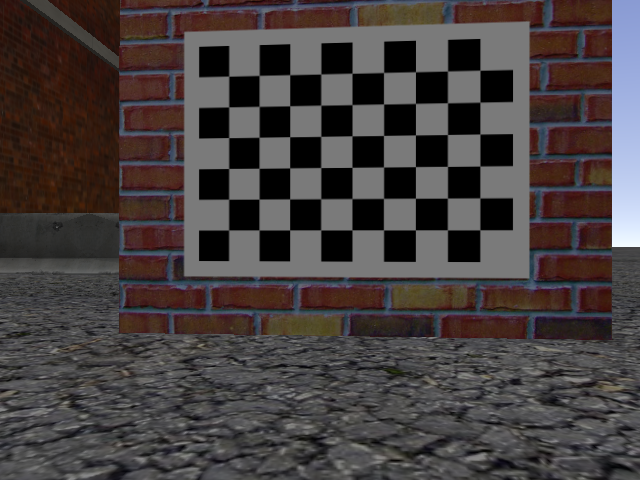
//> input picture detect_poi/cam_calibration_images/1.png, 640 x 480 px; its folder holds only this picture in this run
$ ./calibrate_camera   (built with g++ and OpenCV 4)
//> lines starting //> are read from the running program, lines starting //| are printed output that depends on the picture; after the words box and inside, x2 and y2 are one past the last pixel; in counts of white or black regions, pixels touching at a corner belong together
#include <opencv2/opencv.hpp>
#include <opencv2/calib3d/calib3d.hpp>
#include <opencv2/highgui/highgui.hpp>
#include <opencv2/imgproc/imgproc.hpp>
#include <stdio.h>
#include <iostream>

#include <jsoncpp/json/json.h>

// Defining the dimensions of checkerboard
int CHECKERBOARD[2]{6, 9};

int main()
{
  // Creating vector to store vectors of 3D points for each checkerboard image
  std::vector<std::vector<cv::Point3f>> objpoints;

  // Creating vector to store vectors of 2D points for each checkerboard image
  std::vector<std::vector<cv::Point2f>> imgpoints;

  // Defining the world coordinates for 3D points
  std::vector<cv::Point3f> objp;
  for (int i{0}; i < CHECKERBOARD[1]; i++)
  {
    for (int j{0}; j < CHECKERBOARD[0]; j++)
      objp.push_back(cv::Point3f(j, i, 0));
  }

  // Extracting path of individual image stored in a given directory
  std::vector<cv::String> images;
  // Path of the folder containing checkerboard images
  std::string path = "./cam_calibration_images/*.png";

  cv::glob(path, images);

  cv::Mat frame, gray;
  // vector to store the pixel coordinates of detected checker board corners
  std::vector<cv::Point2f> corner_pts;
  bool success;

  // Looping over all the images in the directory
  for (int i{0}; i < images.size(); i++)
  {
    frame = cv::imread(images[i]);
//> frame is the input picture: 480 rows x 640 cols, CV_8UC3; mean B, G, R 63.6, 63.7, 70.6
    cv::cvtColor(frame, gray, cv::COLOR_BGR2GRAY);
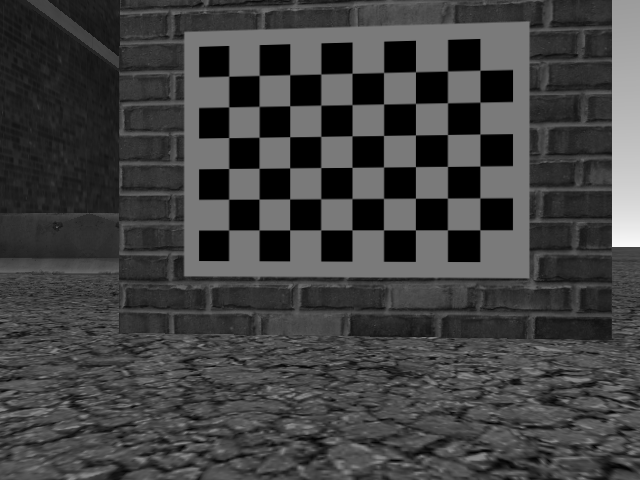
//> gray: 480 rows x 640 cols, CV_8UC1; min 0, max 249, mean 65.8

    // Finding checker board corners
    // If desired number of corners are found in the image then success = true
    success = cv::findChessboardCorners(gray, cv::Size(CHECKERBOARD[0], CHECKERBOARD[1]), corner_pts, CV_CALIB_CB_ADAPTIVE_THRESH | CV_CALIB_CB_FAST_CHECK | CV_CALIB_CB_NORMALIZE_IMAGE);
//> success = true; corner_pts = 54 Points (x, y), first 12: [228.6, 229.9], [228.7, 199.2], [228.7, 168.5], [228.7, 137.6], [228.7, 106.9], [228.8, 76.18], [259, 229.9], [259, 199.1], [259.1, 168.3], [259, 137.3], [259.1, 106.4], [259.1, 75.43]

    /*
     * If desired number of corner are detected,
     * we refine the pixel coordinates and display
     * them on the images of checker board
     */
    if (success)
    {
      cv::TermCriteria criteria(CV_TERMCRIT_EPS | CV_TERMCRIT_ITER, 30, 0.001);

      // refining pixel coordinates for given 2d points.
      cv::cornerSubPix(gray, corner_pts, cv::Size(11, 11), cv::Size(-1, -1), criteria);
//> corner_pts = 54 Points (x, y), first 12: [228.6, 230], [228.6, 199.2], [228.7, 168.5], [228.7, 137.6], [228.7, 106.9], [228.7, 76.17], [259, 229.9], [259, 199.1], [259, 168.3], [259.1, 137.3], [259.1, 106.4], [259.1, 75.4]

      // Displaying the detected corner points on the checker board
      cv::drawChessboardCorners(frame, cv::Size(CHECKERBOARD[0], CHECKERBOARD[1]), corner_pts, success);
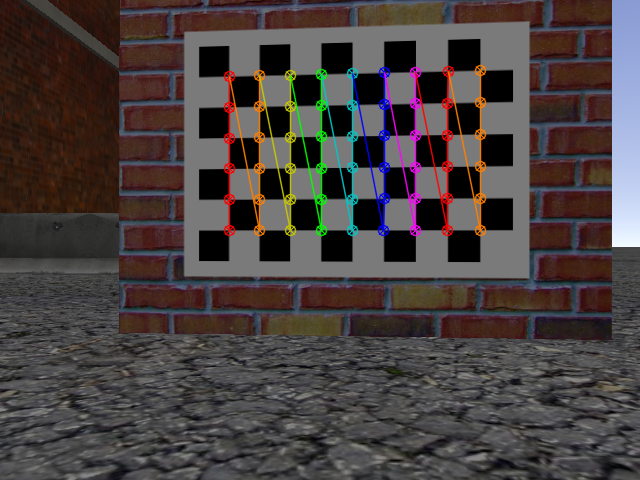
//> frame: 480 rows x 640 cols, CV_8UC3; 3.98% of pixels changed, all inside (x1, y1, x2, y2) = (223, 64, 487, 237)

      objpoints.push_back(objp);
      imgpoints.push_back(corner_pts);
//> imgpoints = 1 point lists
    }

    cv::imshow("Image", frame);
    cv::waitKey(0);
  }

  cv::destroyAllWindows();

  cv::Mat cameraMatrix, distCoeffs, R, T;

  /*
   * Performing camera calibration by
   * passing the value of known 3D points (objpoints)
   * and corresponding pixel coordinates of the
   * detected corners (imgpoints)
   */
  cv::calibrateCamera(objpoints, imgpoints, cv::Size(gray.rows, gray.cols), cameraMatrix, distCoeffs, R, T);
//> cameraMatrix = [[8038.3, 0, 235.1], [0, 38897.7, 309.8], [0, 0, 1]]; distCoeffs = [56.97, -83440.8, -0.0213, 0.278, 44948166.8]; R = [[-1.05, -1.04, -1.29]]; T = [[-0.246, -0.539, 263.9]]

  std::cout << "cameraMatrix : " << cameraMatrix << std::endl;
//| cameraMatrix : [8038.267146371532, 0, 235.1105049228445;
//|  0, 38897.74841556243, 309.7628214429642;
//|  0, 0, 1]
  std::cout << "distCoeffs : " << distCoeffs << std::endl;
//| distCoeffs : [56.97412809546272, -83440.77968556475, -0.0213093744764055, 0.2776296716490572, 44948166.78573299]
  std::cout << "Rotation vector : " << R << std::endl;
//| Rotation vector : [-1.054469296650242, -1.038910897705707, -1.292865422871004]
  std::cout << "Translation vector : " << T << std::endl;
//| Translation vector : [-0.2458523724921326, -0.5387840858390635, 263.8597803913923]

  return 0;
}

$ run again, on detect_poi/cam_calibration_images/13.png
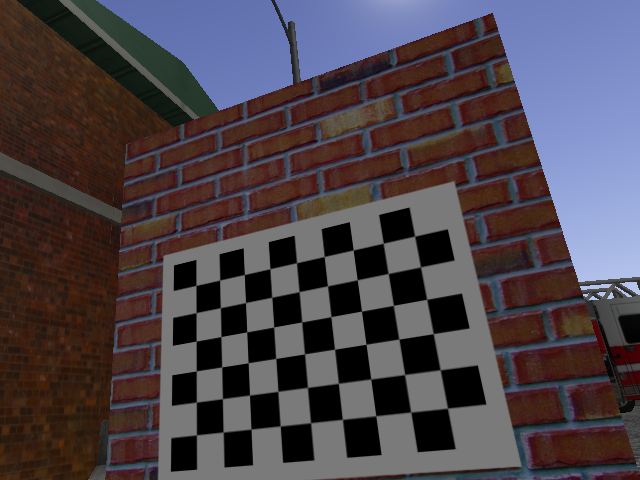
//> input picture detect_poi/cam_calibration_images/13.png, 640 x 480 px
//> frame is the input picture: 480 rows x 640 cols, CV_8UC3; mean B, G, R 74.4, 67.2, 75.4
//> `cv::cvtColor(frame, gray, cv::COLOR_BGR2GRAY);`:
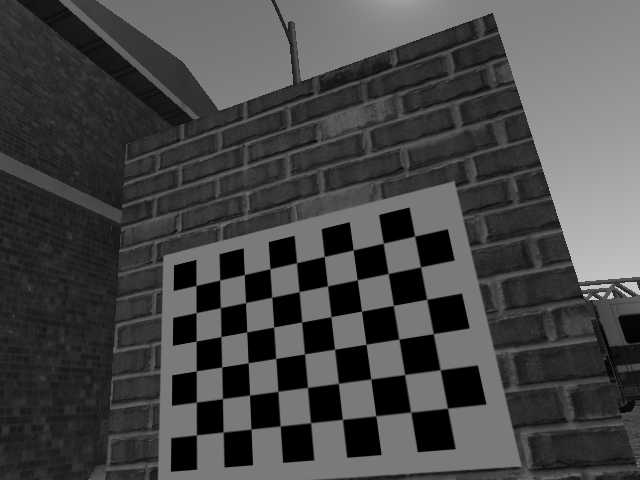
//> gray: 480 rows x 640 cols, CV_8UC1; min 0, max 200, mean 70.4
//> `success = cv::findChessboardCorners(gray, cv::Size(CHECKERBOARD[0], CH..`: success = true; corner_pts = 54 Points (x, y), first 12: [196.4, 434.9], [196.3, 402.2], [196.3, 370.9], [196.1, 341.4], [195.9, 313], [196, 285.6], [223, 432.1], [222.6, 398.8], [221.7, 366.6], [221, 336.6], [220.5, 307.6], [219.6, 280]
//> `cv::cornerSubPix(gray, corner_pts, cv::Size(11, 11), cv::Size(-1, -1),..`: corner_pts = 54 Points (x, y), first 12: [196.4, 434.9], [196.3, 402.1], [196.2, 370.9], [196.1, 341.1], [196.1, 312.6], [195.9, 285.4], [223.1, 432.1], [222.4, 398.6], [221.7, 366.9], [220.9, 336.6], [220.3, 307.7], [219.7, 280.1]
//> `cv::drawChessboardCorners(frame, cv::Size(CHECKERBOARD[0], CHECKERBOAR..`:
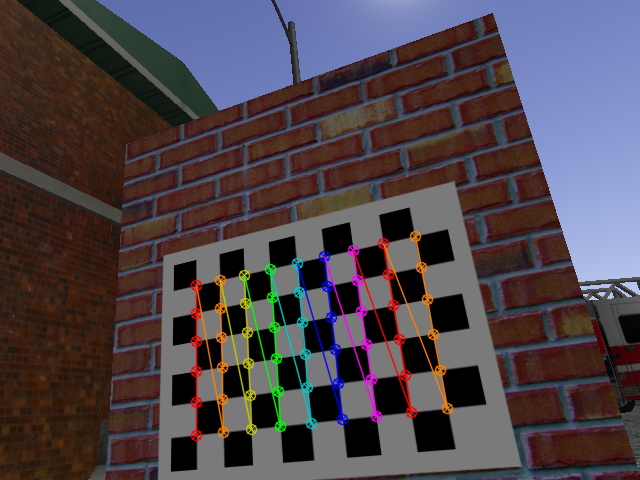
//> frame: 480 rows x 640 cols, CV_8UC3; 4% of pixels changed, all inside (x1, y1, x2, y2) = (190, 230, 454, 442)
//> imgpoints = 1 point lists
//> cameraMatrix = [[422.1, 0, 243.3], [0, 480.1, 315], [0, 0, 1]]; distCoeffs = [0.0103, -0.117, 1.82e-05, 0.00115, 0.279]; R = [[-0.55, -0.0165, -1.64]]; T = [[-1.62, 3.65, 14.62]]
//| cameraMatrix : [422.1088042597871, 0, 243.3267248756312;
//|  0, 480.1187967779691, 314.9893731059066;
//|  0, 0, 1]
//| distCoeffs : [0.01032590801132665, -0.1173775389150842, 1.824597011928159e-05, 0.001151390817532321, 0.2792381137121792]
//| Rotation vector : [-0.5502532007845122, -0.01654544716993666, -1.64246818774056]
//| Translation vector : [-1.624349146454511, 3.650379165038532, 14.61954454760148]

$ run again, on detect_poi/cam_calibration_images/14.png
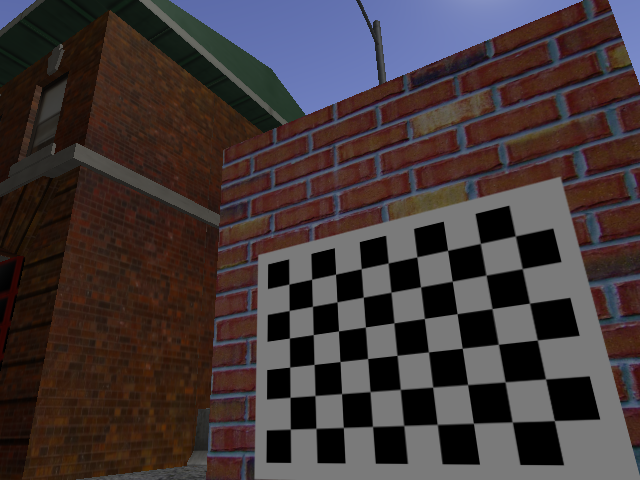
//> input picture detect_poi/cam_calibration_images/14.png, 640 x 480 px
//> frame is the input picture: 480 rows x 640 cols, CV_8UC3; mean B, G, R 56, 55.1, 65.4
//> `cv::cvtColor(frame, gray, cv::COLOR_BGR2GRAY);`:
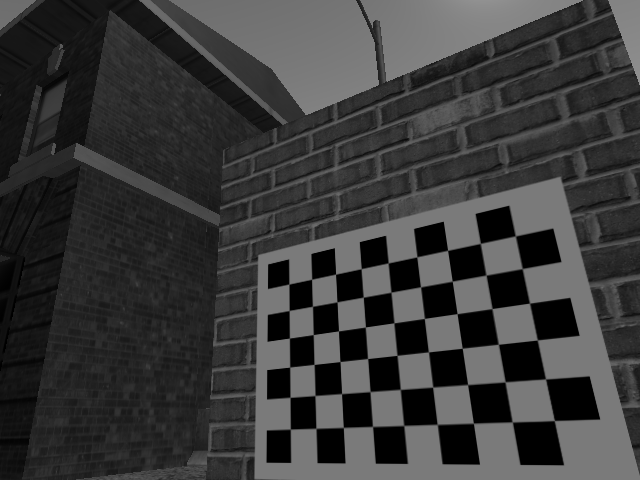
//> gray: 480 rows x 640 cols, CV_8UC1; min 0, max 145, mean 58.3
//> `success = cv::findChessboardCorners(gray, cv::Size(CHECKERBOARD[0], CH..`: success = true; corner_pts = 54 Points (x, y), first 12: [290.4, 429.1], [290.1, 397.3], [289.6, 367.1], [289.4, 338.1], [289.2, 310.5], [288.9, 284.1], [315.9, 428.3], [315, 395.5], [314, 364.4], [313.3, 334.6], [312.4, 306.3], [311.6, 279.2]
//> `cv::cornerSubPix(gray, corner_pts, cv::Size(11, 11), cv::Size(-1, -1),..`: corner_pts = 54 Points (x, y), first 12: [290.3, 429.1], [290, 397.4], [289.7, 367.1], [289.4, 338.1], [289.2, 310.5], [288.9, 284.1], [315.9, 428.3], [315, 395.5], [314.1, 364.4], [313.3, 334.6], [312.5, 306.3], [311.6, 279.2]
//> `cv::drawChessboardCorners(frame, cv::Size(CHECKERBOARD[0], CHECKERBOAR..`:
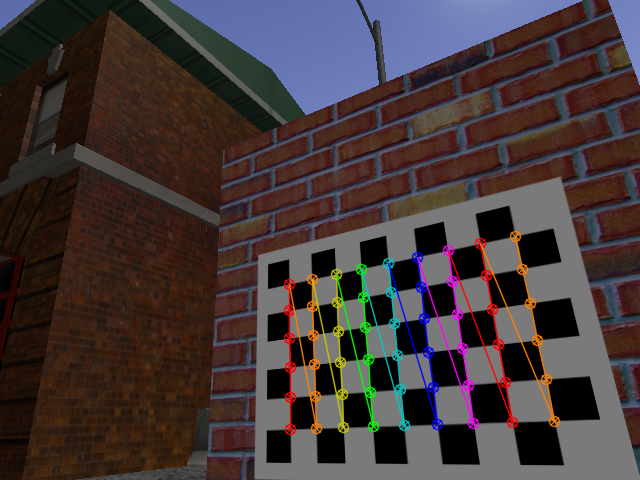
//> frame: 480 rows x 640 cols, CV_8UC3; 4.06% of pixels changed, all inside (x1, y1, x2, y2) = (283, 230, 561, 436)
//> imgpoints = 1 point lists
//> cameraMatrix = [[378.8, 0, 239.7], [0, 459.5, 315], [0, 0, 1]]; distCoeffs = [-0.00426, 0.00473, 7.99e-05, 0.00123, -0.00401]; R = [[-0.67, 0.0922, -1.57]]; T = [[1.92, 3.58, 14.41]]
//| cameraMatrix : [378.8138391328051, 0, 239.7422886169996;
//|  0, 459.5161878120806, 315.0078056534422;
//|  0, 0, 1]
//| distCoeffs : [-0.004260870884320716, 0.004725385500521267, 7.98520129916932e-05, 0.001226394249000423, -0.0040077128938103]
//| Rotation vector : [-0.6695714402195879, 0.09222524914723391, -1.570960009873375]
//| Translation vector : [1.922257727674581, 3.578942974995274, 14.41077756384828]

$ run again, on detect_poi/cam_calibration_images/15.png
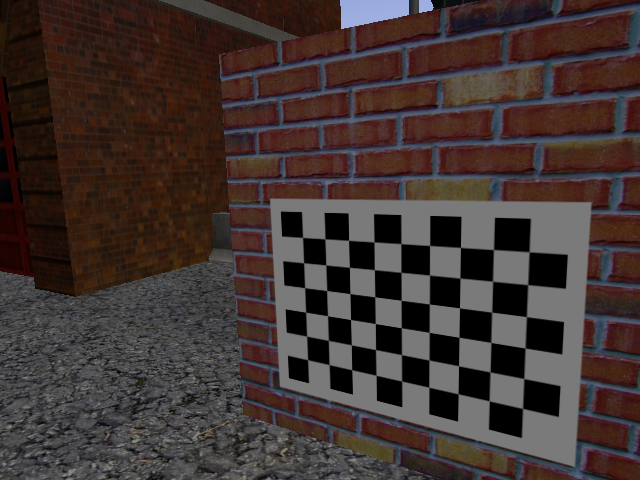
//> input picture detect_poi/cam_calibration_images/15.png, 640 x 480 px
//> frame is the input picture: 480 rows x 640 cols, CV_8UC3; mean B, G, R 50.5, 52.7, 65.4
//> `cv::cvtColor(frame, gray, cv::COLOR_BGR2GRAY);`:
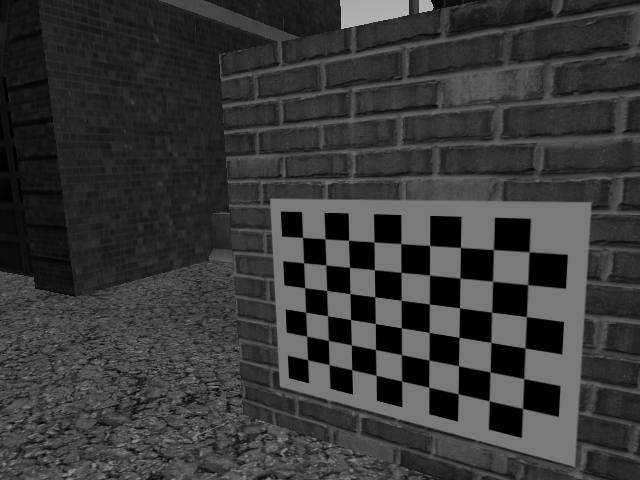
//> gray: 480 rows x 640 cols, CV_8UC1; min 0, max 176, mean 56.2
//> `success = cv::findChessboardCorners(gray, cv::Size(CHECKERBOARD[0], CH..`: success = true; corner_pts = 54 Points (x, y), first 12: [307.6, 359.7], [306.6, 336.1], [305.6, 312.3], [304.6, 287.6], [303.6, 262.7], [302.5, 237.4], [329.2, 364.6], [328.4, 340.4], [327.5, 315.6], [326.6, 290.5], [325.7, 264.8], [324.9, 238.9]
//> `cv::cornerSubPix(gray, corner_pts, cv::Size(11, 11), cv::Size(-1, -1),..`: corner_pts = 54 Points (x, y), first 12: [307.6, 359.7], [306.6, 336.1], [305.6, 312.2], [304.6, 287.6], [303.6, 262.7], [302.6, 237.4], [329.1, 364.6], [328.4, 340.4], [327.6, 315.7], [326.7, 290.5], [325.8, 264.9], [324.9, 238.8]
//> `cv::drawChessboardCorners(frame, cv::Size(CHECKERBOARD[0], CHECKERBOAR..`:
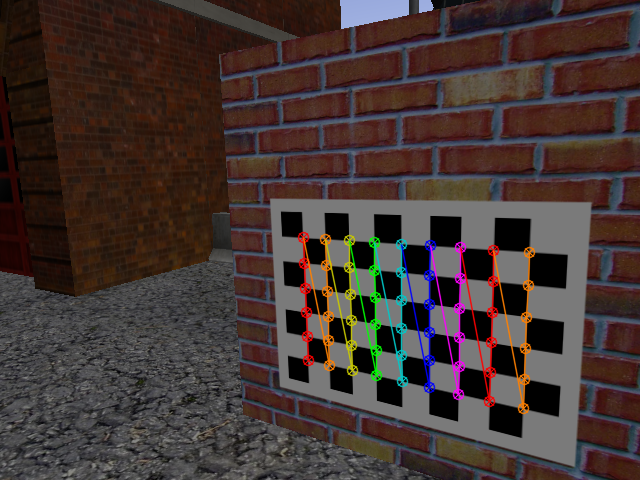
//> frame: 480 rows x 640 cols, CV_8UC3; 3.65% of pixels changed, all inside (x1, y1, x2, y2) = (297, 231, 536, 415)
//> imgpoints = 1 point lists
//> cameraMatrix = [[791.3, 0, 236], [0, 658.2, 319.9], [0, 0, 1]]; distCoeffs = [0.00401, 0.208, -0.000472, -0.00548, -0.859]; R = [[-0.483, 0.869, -1.4]]; T = [[2.44, 1.63, 26.87]]
//| cameraMatrix : [791.2795048924595, 0, 235.953963770734;
//|  0, 658.1909222961821, 319.9106576617923;
//|  0, 0, 1]
//| distCoeffs : [0.00400945918575107, 0.2080892228681087, -0.0004723725474959584, -0.005476717981824006, -0.8591457742171569]
//| Rotation vector : [-0.4831548357105439, 0.8685013317574745, -1.399435217568899]
//| Translation vector : [2.436577815903068, 1.627283114138193, 26.86575917387554]

$ run again, on detect_poi/cam_calibration_images/10.png
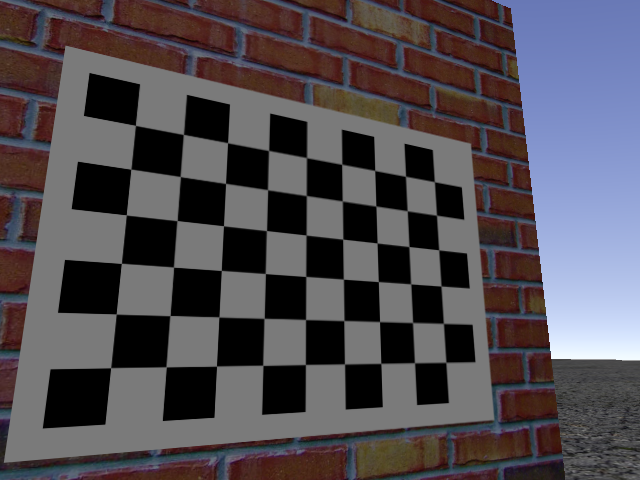
//> input picture detect_poi/cam_calibration_images/10.png, 640 x 480 px
//> frame is the input picture: 480 rows x 640 cols, CV_8UC3; mean B, G, R 82.6, 76.5, 81.5
//> `cv::cvtColor(frame, gray, cv::COLOR_BGR2GRAY);`:
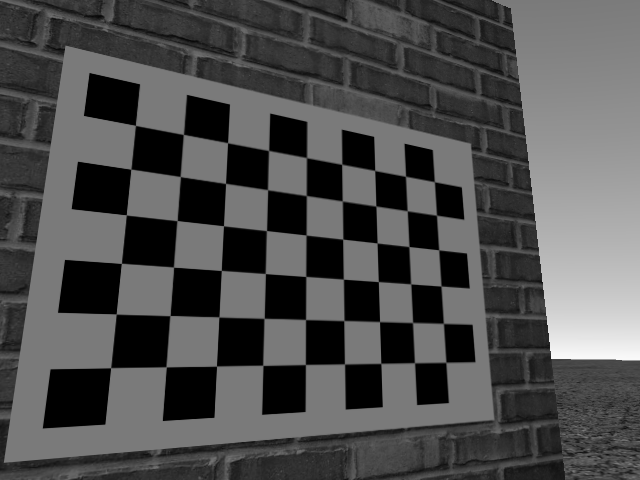
//> gray: 480 rows x 640 cols, CV_8UC1; min 0, max 249, mean 78.7
//> `success = cv::findChessboardCorners(gray, cv::Size(CHECKERBOARD[0], CH..`: success = true; corner_pts = 54 Points (x, y), first 12: [110.6, 367.7], [116.2, 313.9], [121.5, 263.4], [126.3, 214.7], [130.7, 169.3], [135.5, 125.5], [166.2, 366.8], [170, 315.6], [173.5, 267.2], [177.1, 220.6], [180.3, 176.5], [183.3, 134.5]
//> `cv::cornerSubPix(gray, corner_pts, cv::Size(11, 11), cv::Size(-1, -1),..`: corner_pts = 54 Points (x, y), first 12: [110.7, 367.7], [116.2, 313.9], [121.3, 263.4], [126.2, 214.9], [130.9, 169.2], [135.4, 125.4], [166.1, 366.8], [169.9, 315.6], [173.6, 267.1], [177, 220.6], [180.3, 176.6], [183.4, 134.4]
//> `cv::drawChessboardCorners(frame, cv::Size(CHECKERBOARD[0], CHECKERBOAR..`:
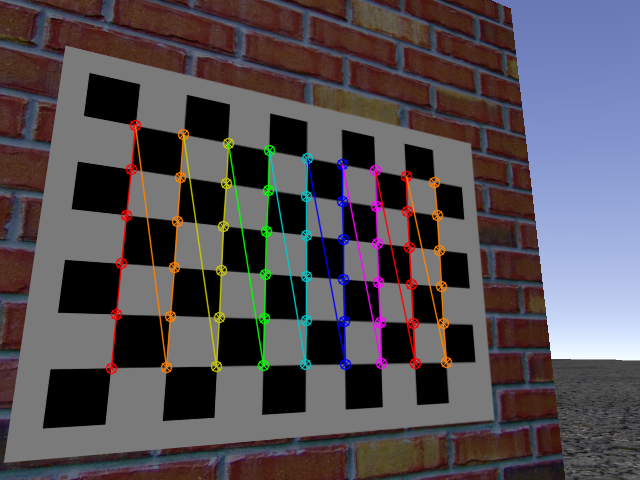
//> frame: 480 rows x 640 cols, CV_8UC3; 4.9% of pixels changed, all inside (x1, y1, x2, y2) = (105, 119, 453, 375)
//> imgpoints = 1 point lists
//> cameraMatrix = [[180.4, 0, 248.3], [0, 184.2, 291.6], [0, 0, 1]]; distCoeffs = [-0.000475, 0.000232, -0.00012, -0.00027, 5.69e-05]; R = [[0.0604, -0.203, -1.52]]; T = [[-2.64, 1.43, 3.46]]
//| cameraMatrix : [180.4234011281555, 0, 248.2788550413478;
//|  0, 184.1560688427467, 291.6053040668593;
//|  0, 0, 1]
//| distCoeffs : [-0.0004747633482900145, 0.0002316751605626817, -0.0001204107329336057, -0.0002702460352147963, 5.686345766273629e-05]
//| Rotation vector : [0.06038555267452302, -0.202565867369271, -1.521801367189115]
//| Translation vector : [-2.636319077312652, 1.429008513189531, 3.459054920399631]
